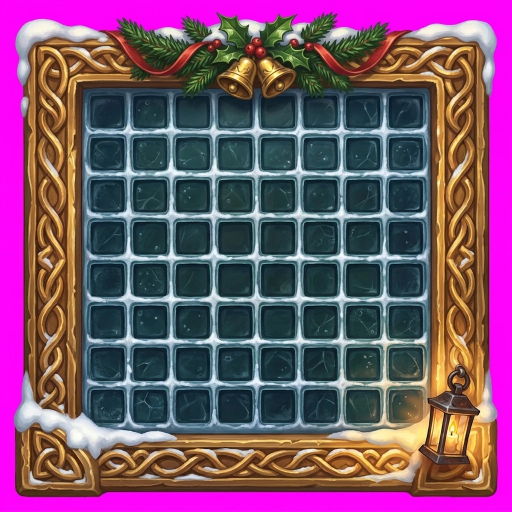
#> input picture GitHub upload/docs/art_source/GemMatch_Board_WinterVeil.png, 1024 x 1024 px (shown at 1/2 size)
$ python -i build_winterveil_art.py   (imports and definitions only)
#> lines starting #> are read from the running program, lines starting #| are printed output that depends on the picture; after the words box and inside, x2 and y2 are one past the last pixel; in counts of white or black regions, pixels touching at a corner belong together
### GitHub upload/tools/art_convert.py
"""Convert Gemini art (PNG on flat magenta) to WoW textures (32-bit TGA, powers of two).

  python art_convert.py frame <in.png> <out.tga>          card frame: magenta keyed out, cropped,
                                                         256x512; prints its layout for FRAME_ART
  python art_convert.py full  <in.png> <out.tga> [W H]   whole picture, no keying (default 1024x1024)
  python art_convert.py board <in.png> <out.tga> [k_field k_frame x0,y0,x1,y1]
                                                         framed board on magenta: keyed, whole canvas kept,
                                                         playfield and frame darkened (default 0.72 / 0.92)
  python art_convert.py cut   <in.png> <out.tga> <W> <H> [fill] [keep]
                                                         piece on magenta: keyed, cropped, fitted into a
                                                         W x H canvas (top left; or stretched with 'fill');
                                                         prints the used texcoord
  python art_convert.py tray  <in.png> <out.tga> [W H]    landscape tray on magenta -> tall hand tray:
                                                         keyed, quarter turn, end caps kept, middle
                                                         stretched (default 128 x 512)
  python art_convert.py arrow <in.png> <out.tga> [size]   coloured art on a baked grey checkerboard:
                                                         squares keyed out by saturation (default 128)
  python art_convert.py round <in.png> <out.tga> [size]   round medallion on a flat dark background:
                                                         outside the ring made transparent, squared (default 256)
  python art_convert.py roundicon <out folder>            (0.69.2) the slightly rounded icon's mask (64 px) and ring (128 px): Icon_Mask.tga, Icon_Ring.tga
  python art_convert.py banner <in.jpg> <out.tga> [W H] [edge=0.04] [paint=1.0] [despeckle]   (0.69.2) a wide zone picture, no keying: near-black painted borders trimmed, cropped to
                                                         the W:H shape, a Gemini glitch in the top smoothed away, optionally made less cartoony (paint=), resized, opaque (default 512 x 128)
  python art_convert.py cobweb <FX_Cobweb.tga>                  (2026-10-10) three corner cobwebs on one sheet, for the cards
  python art_convert.py ruin <Frame_Dungeon.tga> <out.tga> [nowebs]      (0.69.1) a see-through overlay for the dungeon arch: cracks,
                                                         dirt and soot on the stone, moss, cobwebs in the doorway (scipy)
  python art_convert.py parchment <frame.png> <out.tga> [W H] [shadow=<out.tga>]   (0.69.0, #33) a creature card frame on
                                                         magenta -> only its painted parchment border (the
                                                         card's edge to the iron frame), the inside clear; a
                                                         gap where an ornament sat on it (the top gem) filled
                                                         from beside it (default 256 x 512); 0.69.1: the outer
                                                         edge worn (nibbled, darkened), and with shadow= the
                                                         card's soft drop shadow (8% bigger each way; scipy)

A frame's layout (fractions of the CARD, the parchment rectangle):
  window = the magenta art window, panel = the dark text panel, band = between them,
  bleed = how far the picture reaches past the card (ornaments over the edge: left, top, right, bottom).
"""
import struct, sys
import numpy as np
from PIL import Image, ImageFilter

def write_tga(img, path):
    img = img.convert("RGBA")
    w, h = img.size
    hdr = struct.pack("<BBBHHBHHHHBB", 0, 0, 2, 0, 0, 0, 0, 0, w, h, 32, 8)
    with open(path, "wb") as f:
        f.write(hdr + img.transpose(Image.FLIP_TOP_BOTTOM).tobytes("raw", "BGRA"))

# [8 lines left out: function key_magenta, not called in this run]

def span(mask_1d, frac):
    idx = np.where(mask_1d >= frac * mask_1d.max())[0]
    return idx.min(), idx.max()

# [47 lines left out: function frame, not called in this run]

def full(src, dst, w=1024, h=1024):
    write_tga(Image.open(src).convert("RGBA").resize((w, h), Image.LANCZOS), dst)

# [211 lines left out: functions round_art, tray, arrow, board, cut, stage and 1 more, not called in this run]

SHADOW_PAD = 0.08

# [332 lines left out: functions parchment, ruin, cobweb, roundicon, painterly, despeckle_top and 1 more, not called in this run]

# [32 lines that do not run on import are left out]

### GitHub upload/tools/build_winterveil_art.py
# -*- coding: utf-8 -*-
"""Murloc Tac Toe's Feast of Winter Veil dress: the Gemini renders into the three textures.

    MurlocTacToe_Board_WinterVeil.tga    1024 x 1024   the frozen pond board
    MurlocTacToe_Divider_WinterVeil.tga   512 x 128     the garland, 94 of the rows used
    MurlocTacToe_Pile_WinterVeil.tga      256 x 256     the presents, 126 of the rows used

    python tools/build_winterveil_art.py            # into the live Media folder
    python tools/build_winterveil_art.py --out DIR  # somewhere else, to look at first

Sources are `docs/art_source/MurlocTacToe_*_WinterVeil.png`, painted on flat magenta (the prompts
are in docs/ART_ASSETS.md). Run it from the repo root; needs Pillow and numpy.

Why this and not `art_convert.py` for all three:

- The **board** does go through `art_convert.board`, with the playfield measured off this render
  (170,170,852,852 rather than the default), so the nine ice panes are darkened and the frame is
  not - that is what keeps a creature readable against them.
- The **divider** can't. `art_convert.banner` writes an opaque RGB picture (it is for zone art) and
  this has to keep its transparency, while `art_convert.cut` scales a piece to fill the canvas and
  pins it top-left. The garland's render is 3.84:1, and filling a 512x128 canvas would leave it
  51 px tall in game - where the three rules it sits between are only 100 px apart and the
  Hallow's End divider is 38. So it is fitted into the same 94-row band as Hallow's End and
  centred, which keeps the side panel's proven spacing and lets the garland's ends taper off as
  they should.
- The **pile** is fitted and centred the same way, inside its 126 rows.

Both bands print the `coord` and `h` that `SEASON_LOOK` in `QoL/MurlocTacToe.lua` wants, so the
numbers in the code can be checked against the art rather than taken on trust.

(Until 2026-10-21 this file derived placeholder art from the mossy board instead, so the dress
could be tested before the paintings existed. The paintings exist.)
"""
import argparse
import os
import sys

import numpy as np
from PIL import Image

sys.path.insert(0, os.path.dirname(os.path.abspath(__file__)))
import art_convert  # noqa: E402  (same folder: key_magenta / write_tga / edge_clean / board)

LIVE_MEDIA = r"D:\World of Warcraft\_classic_beta_\Interface\AddOns\AzerothAlmanac\Media"
HERE = os.path.dirname(os.path.dirname(os.path.abspath(__file__)))
SOURCE = os.path.join(HERE, "docs", "art_source")

# the nine ice panes on this render, for art_convert.board's field darkening
BOARD_FIELD = "170,170,852,852"

# Gem Match's eight-by-eight socket grid. Gemini painted it at 128-895 on both axes; the code draws
# the gems at 139-895 across and 129-885 down (its 542 px frame, insets 73.5 / 68.5, eight 50 px
# cells). Eleven pixels is a fifth of a cell once it is drawn, enough to see a gem sitting off its
# socket, so the painting is scaled and shifted onto the code's grid rather than the code moved.
# Measured off the render by counting the sockets themselves - averaging a few columns of pixels
# down the middle of a painted column, and across a painted row - rather than by looking for the
# ribs between them. The ribs are not reliable here: the cracks painted into the ice break a rib
# scan into a dozen false columns, and the frame's inner shadow reads as one more. Counting the
# dark squares gave a clean 8 x 8 both ways.
# (2026-10-22) The third painting's grid, measured: 8 x 8 sockets spanning this. It is within 2% of
# GEM_WANTED, so the picture is drawn essentially one to one - no enlargement, nothing cropped, none
# of the softness the first one picked up. The lantern covered three sockets in the corner and was
# patched out in docs/art_source (the raw render is kept beside it as ..._v2-raw.webp).
# (2026-10-22) Measured by fitting a lattice to the sockets' CENTROIDS, not by thresholding their
# edges. The sockets are bevelled - shadow on the upper left, highlight on the lower right - so any
# brightness threshold reports the socket as sitting further down and right than it does, and the
# error is a good 25 px a side. Thresholding put the grid out by about that much and the gems sat
# up and left of their sockets in game. A centroid fit is blind to the bevel: it came out with a
# maximum deviation of 2.2 px across all eight columns.
GEM_PAINTED = (103.9, 108.1, 916.8, 922.3)
GEM_WANTED = (139, 129, 895, 885)


# [33 lines left out: functions align, keyed, band, not called in this run]


def cardback(src, dst, cw=256, ch=512):
    """A card back: cut from its dark surround, stretched to the sheet, and its edge worn.

    The sheet is 256 x 512 and the game draws it at 92 x 124 with no texture coordinates, so the
    stretch here is what makes it look right in play - Gemini paints an ordinary 3 x 4 card and
    this squashes nothing, it just fills the taller sheet.

    The wear is the point of the rest. CardBack_Almanac and CardBack_Wild are not clean rectangles:
    their cream borders are nibbled and torn, and barely opaque at the outermost row (alpha peaks
    of 23 and 72 there). A crisp new card stands out badly beside them, so the same treatment
    `art_convert.parchment` gives the dungeon card is given here: the edge eaten in irregularly by
    soft noise with a few deeper tears, and darkened as it goes, like a card long in a pocket.
    """
#> called with dst = 'out.png', cw = 256, ch = 512
    from scipy import ndimage

    a = np.array(Image.open(src).convert("RGB"), dtype=np.float32)
    h, w, _ = a.shape
    lum = a.mean(-1)
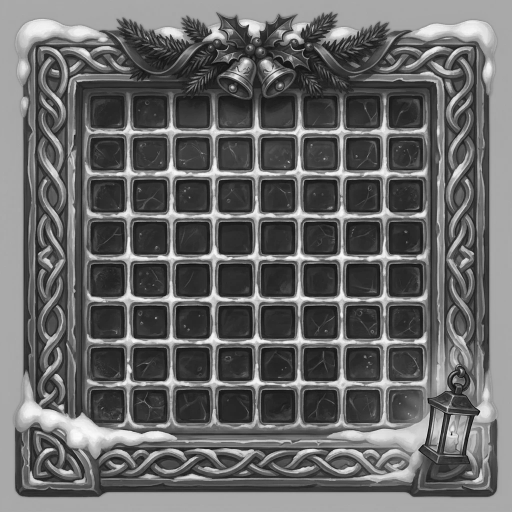
#> lum: shape (1024, 1024) float32 (shown at 1/2 size); min 8, max 253.3, mean 104.7

    # the only thing outside the card is its four rounded corners: grow in from each of them
    outside = np.zeros((h, w), bool)
    dark = lum < 32
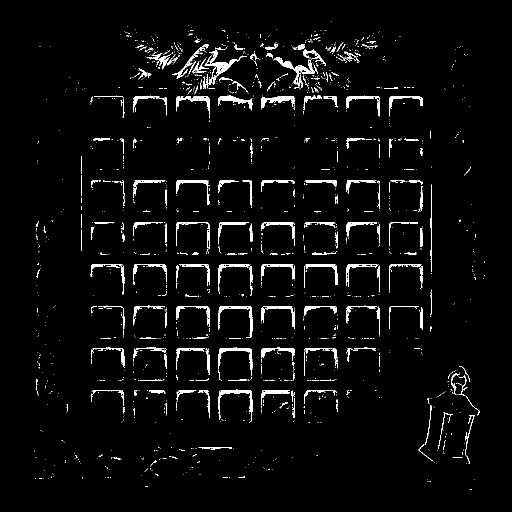
#> dark: shape (1024, 1024) bool (shown at 1/2 size); 3.4% white; 1675 white regions (1454 under 20 px), largest, box (x1, y1, x2, y2) and area: (547, 114, 629, 169) 906, (409, 99, 476, 155) 838, (437, 779, 505, 841) 745
    for cy, cx in ((0, 0), (0, w - 1), (h - 1, 0), (h - 1, w - 1)):
        if dark[cy, cx]:
            outside[cy, cx] = True
#> outside: shape (1024, 1024) bool; every value is 0
    while True:
        grown = outside.copy()
        grown[1:, :] |= outside[:-1, :]
        grown[:-1, :] |= outside[1:, :]
        grown[:, 1:] |= outside[:, :-1]
        grown[:, :-1] |= outside[:, 1:]
        grown &= dark
        if (grown == outside).all():
            break
        outside = grown

    rgba = np.dstack([a, np.where(outside, 0.0, 255.0)])
    ys, xs = np.where(~outside)
    card = Image.fromarray(rgba[ys.min():ys.max() + 1, xs.min():xs.max() + 1].astype(np.uint8), "RGBA")
    # A margin of clear pixels round the card, for two reasons: the wear below measures how far
    # each pixel is from the nearest clear one, so a card touching the canvas edge has nothing to
    # be eaten from (the first go came out untouched, alpha 255 along the top row); and the backs
    # it sits beside leave one themselves - CardBack_Almanac is 98.2% opaque, about two pixels.
    pad = 1
    canvas = Image.new("RGBA", (cw, ch), (0, 0, 0, 0))
#> canvas: PIL image 256x512 RGBA; every value is 0
    canvas.paste(card.resize((cw - 2 * pad, ch - 2 * pad), Image.LANCZOS), (pad, pad))
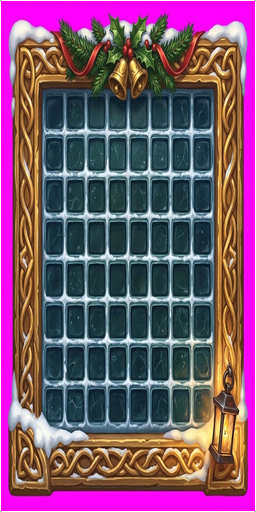
#> canvas: PIL image 256x512 RGBA; mean R, G, B, A 120.6, 80.8, 109.1, 252; transparent parts drawn white
    out = np.asarray(canvas, dtype=np.float32)

    rng = np.random.default_rng(7)
    solid = out[..., 3] > 128
#> solid: shape (512, 256) bool; 98.8% white; black in thin lines or dots
    filled = ndimage.binary_fill_holes(solid)
    d = ndimage.distance_transform_edt(filled)
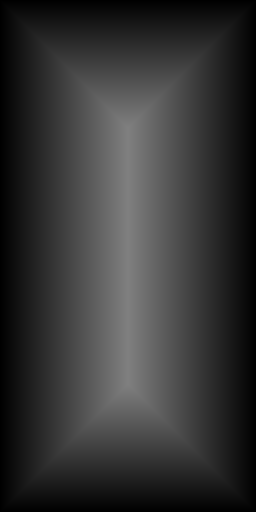
#> d: shape (512, 256) float64; min 0, max 127, mean 52.8
    n1 = ndimage.gaussian_filter(rng.random((ch, cw)), 2.0)
    n2 = ndimage.gaussian_filter(rng.random((ch, cw)), 7.0)
    n1 = (n1 - n1.min()) / (n1.max() - n1.min())
    n2 = (n2 - n2.min()) / (n2.max() - n2.min())
    # (lighter than the dungeon card's: that one is meant to look abandoned, this one just old.
    # Tuned to leave about as much of the sheet opaque as CardBack_Almanac does, 98%.)
    bite = 0.6 + 1.8 * n1 + 5.0 * np.clip((n2 - 0.70) / 0.30, 0, 1) ** 2
    keep = np.clip((d - bite) / 1.4, 0, 1)
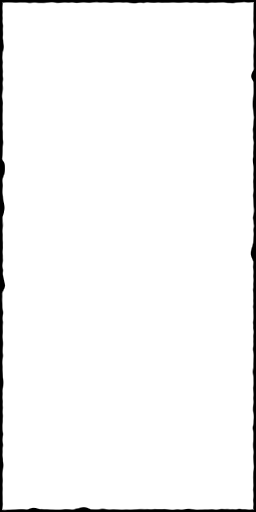
#> keep: shape (512, 256) float64; min 0, max 1, mean 0.968
    out[..., 3] *= keep
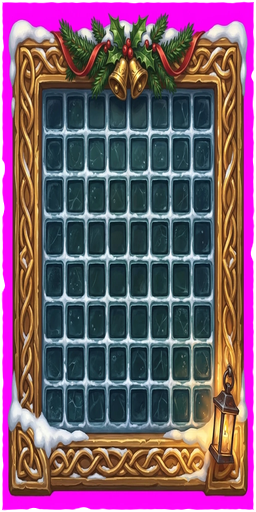
#> out: shape (512, 256, 4) float32; mean R, G, B, A 120.6, 80.8, 109.1, 247.3; transparent parts drawn white
    out[..., :3] *= (1 - 0.38 * np.exp(-np.maximum(d - bite, 0) / 3.5))[..., None]
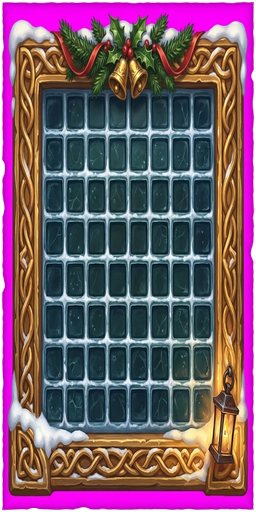
#> out: shape (512, 256, 4) float32; mean R, G, B, A 115.8, 80.6, 104.3, 247.3; transparent parts drawn white

    img = Image.fromarray(np.clip(out, 0, 255).astype(np.uint8), "RGBA")
    art_convert.write_tga(img, dst)
    return int(np.asarray(img)[0, :, 3].max()), 100.0 * (np.asarray(img)[..., 3] > 200).mean()


# [45 lines left out: function main, not called in this run]


# [2 lines not run here, left out]

>>> result = cardback('../docs/art_source/GemMatch_Board_WinterVeil.png', 'out.png')
#> result = (0, 96.37)
